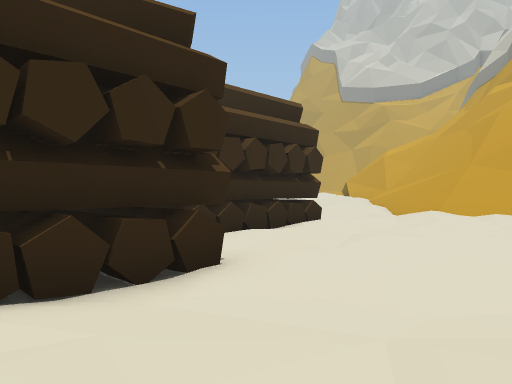
[1] (above)

15 first-person views from a walk through a scene from a Unity 3-D project. The camera is 1.2 m above the floor, looks level and sees 70° across. The floor is counted in squares, 2 m on a side. Each view is taken from the middle of a square. On the plan, view 1 faces up. The plan holds only what a view shows up to about 10 squares ahead; the rest is blank. The place goes on beyond the plan. Some animated figures are left out. Some surface patterns are stand-ins.

[2]
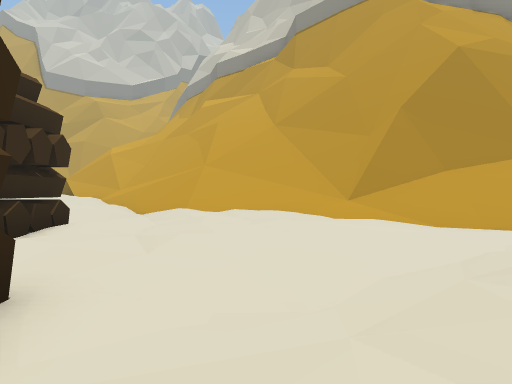

[3]
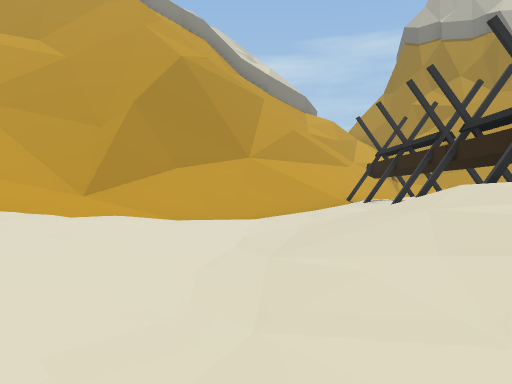

[4]
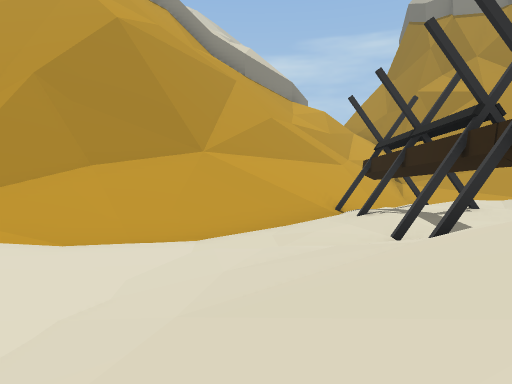

[5]
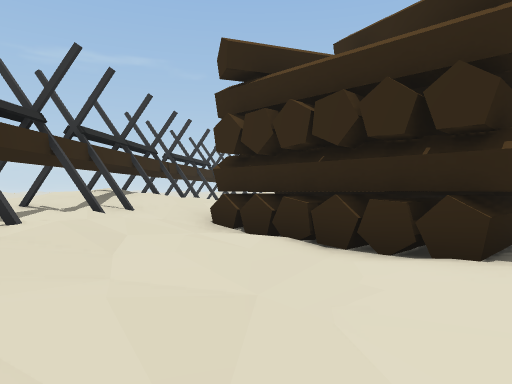

[6]
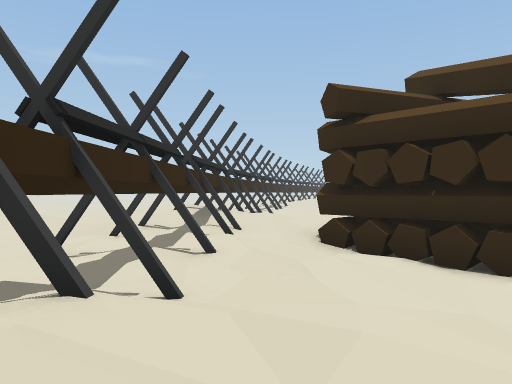

[7]
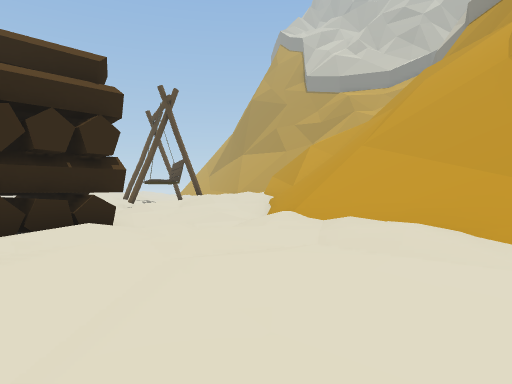

[8]
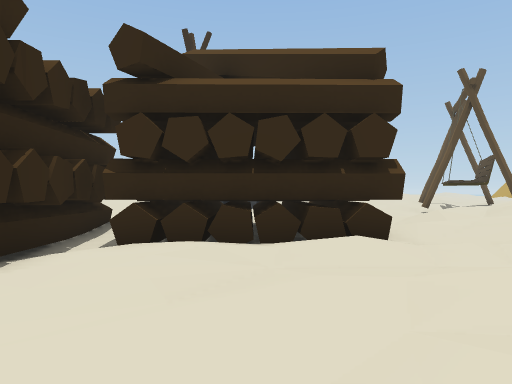

[9]
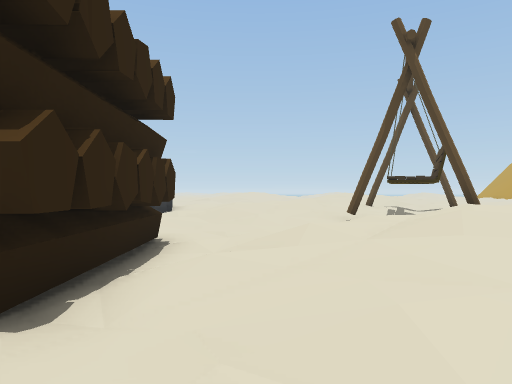

[10]
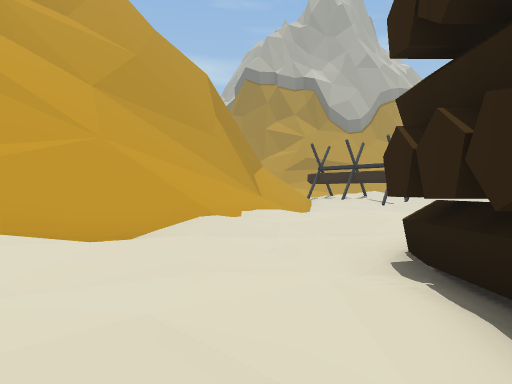

[11]
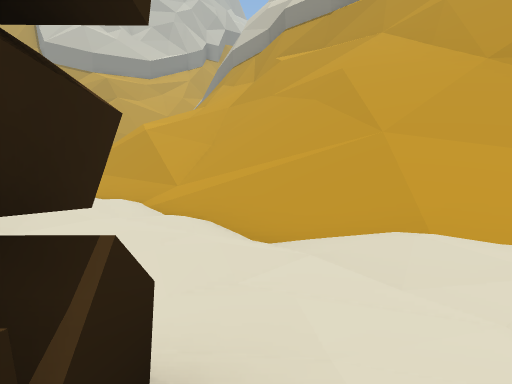

[12]
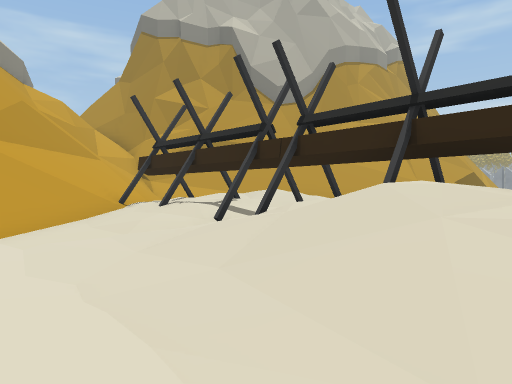

[13]
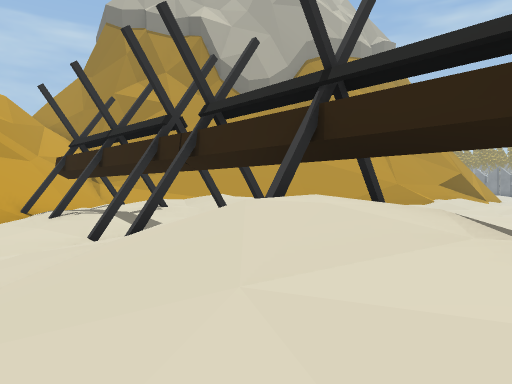

[14]
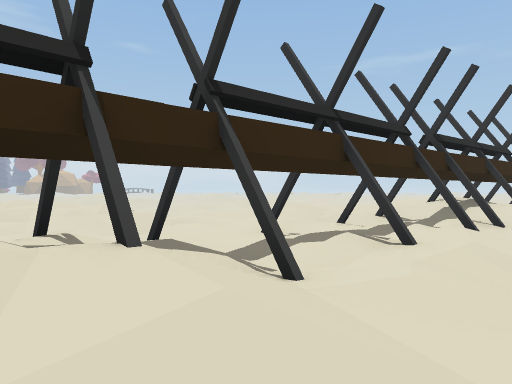

[15]
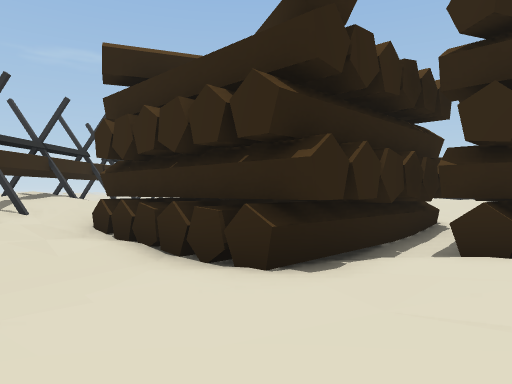

### Floor plan
Key: @ floor where view 1 was taken; # wall or solid block; . main floor; : floor 0.25 m higher than the main floor; - floor 0.25 m lower than the main floor; + floor 0.5 m higher than the main floor; * floor 0.75 m higher than the main floor; % floor 1 m higher than the main floor; & floor 1.25 m higher than the main floor; / step, stairs or slope; = window, fence, low wall or low ledge; ^ raised ledge; T thing the floor can be seen under or through.
Columns run from 8 left of view 1 to 12 right of it. Each row starts with its distance up from view 1.
 13       --.++++//////
 12       ##-.:+://////#
 11       ###/.:./////^^
 10  *+  #####-.:////=^
  9  *+: #####../////^
  8    :.####...:///=^
  7     ####...::://^
  6      ##-...::::=#
  5      ##=-.:::../#^
  4     ####-...:.-//#^
  3    ####---...---//#^^
  2   *+##..--..----///##
  1   **+/.:..::/:.-.///#
  0   **+:++@:///+:.::///
 -1 ####TT+T:TT&/*##/#+//
 -2   #*TTTTTT##########/
 -3   %*//:::T#   //+**
 -4   */:.:+:./     //%
 -5   +*:../.-      /&
 -6   */:.-//::
 -7      .:++++.
 -8        /**
 -9        *%%

Where each view was taken, in squares from view 1:
view 1: 0 up, 0 right, facing up
view 2: 1 up, 1 left, facing up-right
view 3: 2 up, 1 left, facing right
view 4: 1 up, 2 right, facing right
view 5: 2 up, 3 right, facing left
view 6: 0 up, 4 right, facing left
view 7: 3 up, 4 right, facing up
view 8: 4 up, 4 right, facing up-left
view 9: 9 up, 4 right, facing up-left
view 10: 13 up, 0 right, facing down-right
view 11: 8 up, 1 right, facing up-right
view 12: 3 up, 2 right, facing down-right
view 13: 1 up, 2 right, facing down-right
view 14: 1 up, 3 right, facing down-left
view 15: 4 up, 3 right, facing left
